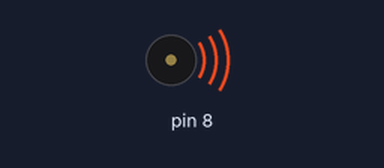
A sketch run on a simulated Arduino Uno, built with avr-gcc and run on an emulated ATmega328P. Parts: buzzer (waves = sounding).

Above: at 0.1 s.
At 2.1 s:
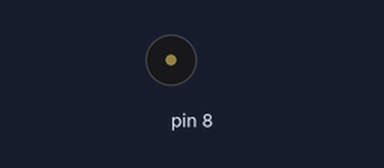
Timing chart, 0 to 3.6 s (numbered marks = the images above):
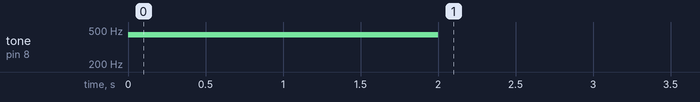

The sketch:

_17041104TONE.ino
```cpp
void setup() {
  // put your setup code here, to run once:
  tone(8, 440);
  delay(2000);
  noTone(8);
}

void loop() {
  // put your main code here, to run repeatedly:

}
```
